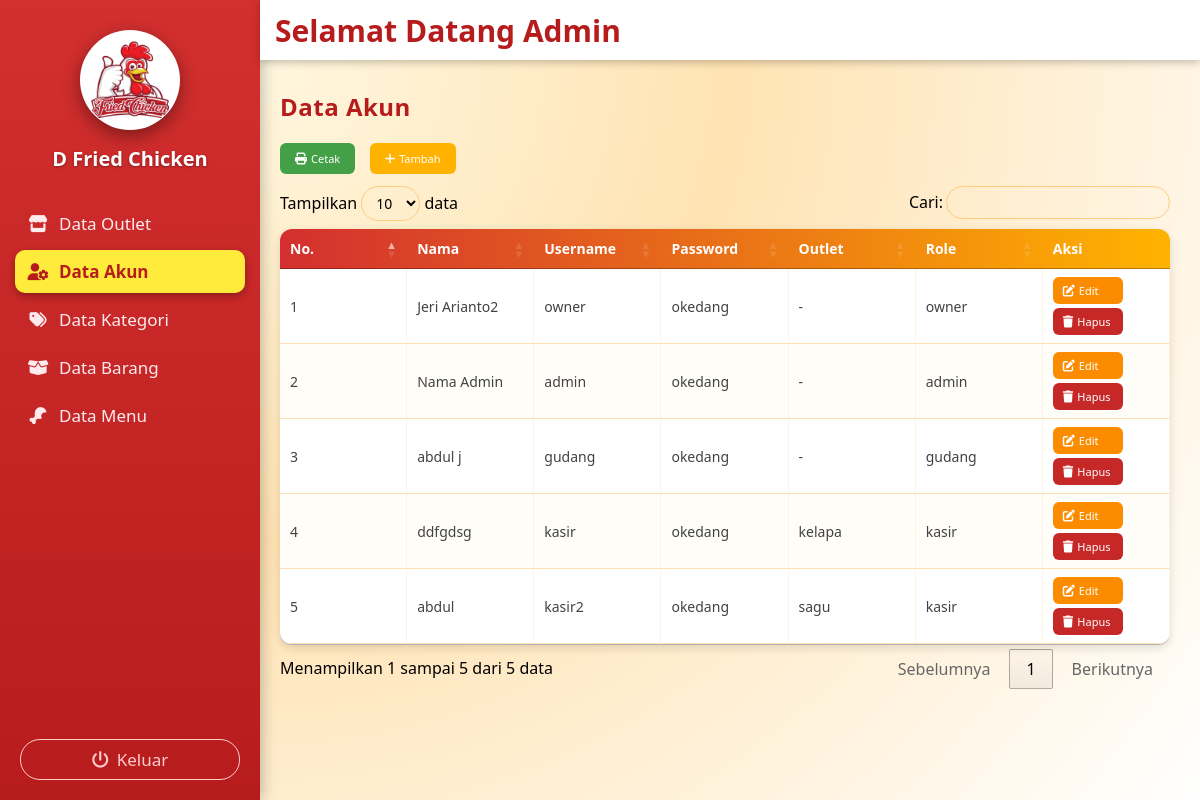
The app's page /admin/akun/akun.php (signed in) with its own data.
### tables this page shows
CREATE TABLE `akun` (
  `id_akun` int NOT NULL,
  `id_outlet` int DEFAULT NULL,
  `nama` varchar(15) NOT NULL,
  `username` varchar(15) NOT NULL,
  `password` varchar(15) NOT NULL,
  `role` enum('admin','kasir','owner','gudang') NOT NULL
);

CREATE TABLE `outlet` (
  `id_outlet` int NOT NULL,
  `nama_outlet` varchar(15) NOT NULL,
  `alamat` text NOT NULL
);

### admin/akun/akun.php (the view, shortened to what this page needs)
<?php
include '../../koneksi/sidebaradmin.php';
include '../../koneksi/koneksi.php';
?>
<link rel="stylesheet" href="https://cdn.datatables.net/1.13.6/css/jquery.dataTables.min.css">
<link rel="stylesheet" href="https://cdnjs.cloudflare.com/ajax/libs/font-awesome/6.5.0/css/all.min.css">
<div class="konten-utama">
  <h2>Data Akun</h2>
  <button class="tombol tombol-cetak"><i class="fa-solid fa-print"></i> Cetak</button>
  <button class="tombol tombol-tambah" onclick="tambahAkun()"><i class="fa-solid fa-plus"></i> Tambah</button>
  <table id="tabel-akun" class="tabel-akun">
    <thead>
      <tr>
        <th>No.</th>
        <th>Nama</th>
        <th>Username</th>
        <th>Password</th>
        <th>Outlet</th>
        <th>Role</th>
        <th>Aksi</th>
      </tr>
    </thead>
    <tbody>
<?php
$no = 1;
$query = mysqli_query($conn, "
    SELECT akun.*, outlet.nama_outlet
    FROM akun
    LEFT JOIN outlet ON akun.id_outlet = outlet.id_outlet
    ORDER BY akun.id_akun ASC
");
while($row = mysqli_fetch_assoc($query)) {
?>
      <tr>
        <td data-label="No"><?php echo $no++; ?></td>
        <td data-label="Nama"><?php echo $row['nama']; ?></td>
        <td data-label="Username"><?php echo $row['username']; ?></td>
        <td data-label="Password"><?php echo $row['password']; ?></td>
        <td data-label="Outlet">
          <?php
            if($row['nama_outlet']){
              echo $row['nama_outlet'];
            } elseif($row['id_outlet']) {
              echo 'Outlet ID '.$row['id_outlet'];
            } else {
              echo '-';
            }
          ?>
        </td>
        <td data-label="Role"><?php echo $row['role']; ?></td>
        <td data-label="Aksi">
          <button class="tombol tombol-edit" onclick="editAkun(<?php echo $row['id_akun']; ?>)">
            <i class="fa-solid fa-pen-to-square"></i> Edit
          </button>
          <button class="tombol tombol-hapus" onclick="hapusAkun(<?php echo $row['id_akun']; ?>)">
            <i class="fa-solid fa-trash"></i> Hapus
          </button>
        </td>
      </tr>
      <?php } ?>
    </tbody>
  </table>
</div>

### koneksi/sidebaradmin.php (style rules this page uses)
* { margin: 0; padding: 0; box-sizing: border-box; font-family: 'Segoe UI', Tahoma, Geneva, Verdana, sans-serif; }
body { display: flex; min-height: 100vh; background: #f3f3f3; overflow-x: hidden; }

### admin/akun/akun.php (style rules this page uses)
.konten-utama { margin-left:250px; margin-top:60px; padding:30px; min-height:calc(100vh - 60px); background: radial-gradient(circle at top left, #fff7e0 0%, #ffe3b3 40%, #ffffff 100%); font-family:Arial,sans-serif; }
.konten-utama h2 { margin-bottom:20px; color:#b71c1c; font-weight:700; letter-spacing:.5px; }
.tombol { border:none; border-radius:6px; cursor:pointer; color:white; font-size:11px; transition:0.25s; display:inline-flex; align-items:center; gap:4px; }
.tombol i { font-size:12px; }
.tombol-tambah { background:#ffb300; margin-bottom:12px; padding:8px 15px; }
.tombol-cetak { background:#43a047; margin-right:10px; padding:8px 15px; }
.tombol-edit { background:#fb8c00; min-width:70px; margin-bottom:4px; padding:6px 10px; }
.tombol-hapus { background:#c62828; min-width:70px; padding:6px 10px; }
.tabel-akun { width:100%; border-collapse:collapse; background:white; border-radius:12px; overflow:hidden; box-shadow:0 3px 10px rgba(0,0,0,0.12); table-layout:fixed; }
.tabel-akun thead tr { background: linear-gradient(90deg, #d32f2f, #ffb300); }
.tabel-akun th { color:#ffffff; text-align:left; padding:12px 15px; font-weight:600; font-size:14px; }
.tabel-akun td { padding:10px 15px; border-bottom:1px solid #ffe0b2; border-right:1px solid #fff3e0; font-size:14px; color:#424242; }
.tabel-akun tr:nth-child(even) { background:#fffdf7; }

### records on screen
akun: nama "Jeri Arianto2", username "owner", password "okedang", role "owner"
akun: nama "Nama Admin", username "admin", password "okedang", role "admin"
akun: nama "abdul j", username "gudang", password "okedang", role "gudang"
akun: nama "ddfgdsg", username "kasir", password "okedang", id_outlet.nama_outlet "kelapa", role "kasir"
akun: nama "abdul", username "kasir2", password "okedang", id_outlet.nama_outlet "sagu", role "kasir"
